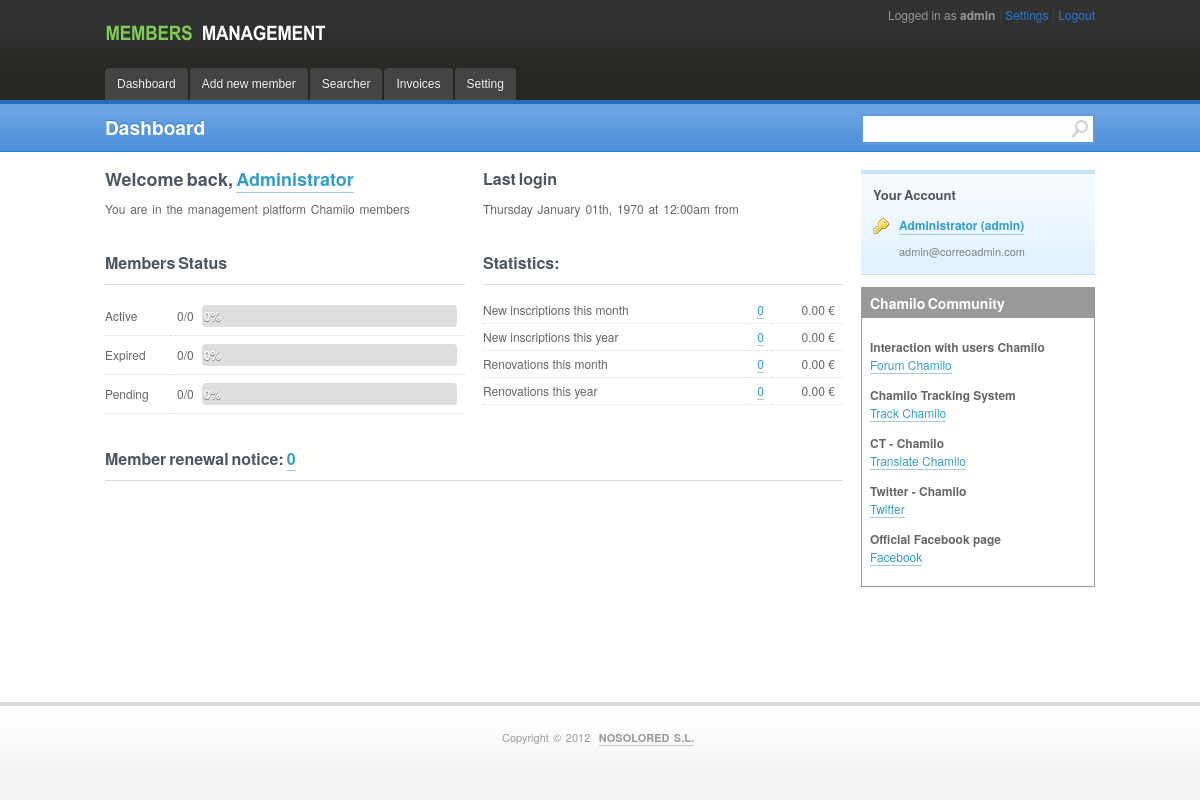
The page / (signed in) on the database its author committed.
### tables this page shows
CREATE TABLE IF NOT EXISTS `status` (
  `cod` int(11) NOT NULL AUTO_INCREMENT,
  `status` varchar(100) NOT NULL,
  PRIMARY KEY (`cod`)
);

CREATE TABLE IF NOT EXISTS `links` (
  `cod` int(11) NOT NULL AUTO_INCREMENT,
  `description` varchar(255) NOT NULL,
  `title` varchar(255) NOT NULL,
  `enlace` varchar(255) NOT NULL,
  PRIMARY KEY (`cod`)
);

### menu/right-menu.php (the view, shortened to what this page needs)
<aside class="column width2">
    <div id="rightmenu">
    <header>
    <h3>Your Account</h3>
    </header>
    <dl class="first">
    <dt>
    <img width="16" height="16" src="img/key.png" alt="">
    </dt>
    <dd>
    <a href="profile.php"><?php echo htmlspecialchars($_SESSION['name']); ?> (<?php echo htmlspecialchars($_SESSION['usuario']); ?>)</a>
    </dd>
    <dd class="last"><?php echo htmlspecialchars($_SESSION['email']); ?></dd>
    </dl>
    </div>
    <div class="content-box">
    <header style="cursor: s-resize;">
    <h3>Chamilo Community</h3>
    </header>
    <section>
    <?php
	$link = conectar();
	$sql = "SELECT * FROM links";
    $result_link = $link->query($sql);
	while($aux_link = $result_link->fetch_assoc()){
		echo '<dl>';
		echo '<dt>'.$aux_link['title'].'</dt>';
		echo '<dd>';
		$enlace = (strpos($aux_link['enlace'],'http') === false)?('http://'.$aux_link['enlace']):($aux_link['enlace']);
		echo '<a href="'.$enlace.'">'.$aux_link['description'].'</a>';
		echo '</dd>';
	}
	?>
    </dl>
    </section>
    </div>
</aside>

### index.php (shortened to what this page needs)
<!DOCTYPE html>
<html lang="en">
<head>
<link type="text/css" href="css/style4.css" rel="stylesheet">
<link rel="stylesheet" type="text/css" href="css/custom.css" media="screen">
</head>
<body>
<header id="top">
<div class="wrapper">
<div id="title">
<img alt="Members Management" src="img/logo.png">
</div>
<div id="topnav">
Logged in as
<b><?php echo htmlspecialchars($_SESSION['usuario']); ?></b>
<span>|</span>
<a href="setting.php">Settings</a>
<span>|</span>
<a href="logout.php">Logout</a>
<br>
</div>
<?php include_once 'menu/top-menu.php'; ?>
</div>
</header>
<div id="pagetitle">
<div class="wrapper">
<h1>Dashboard</h1>
<form method="get" action="">
<input id="q" class="" type="text" name="q">
</form>
</div>
</div>
<div id="page">
<div class="wrapper">
<section class="column width6 first">
<div class="colgroup leading">
<div class="column width3 first">
<h3>
Welcome back,
<a href="profile.php"><?php echo htmlspecialchars($_SESSION['name']); ?></a>
</h3>
<p>You are in the management platform Chamilo members</p>
</div>
<div class="column width3">
<h4>Last login</h4>
<p>
<?php echo date("l F d\\t\h, Y \\a\\t h:ia",$_SESSION['last_login']).' from '. $_SESSION['last_ip']; ?>
</p>
</div>
</div>
<div class="colgroup leading">
<div class="column width3 first">
<h4>Members Status</h4>
<hr>
<table class="no-style full">
<tbody>
<?php
$link = conectar();
$result_num = $link->query("SELECT count('cod') AS num FROM members");
$tmp = $result_num->fetch_assoc();
$num_members = $tmp['num'];
$estilo = array("progress-green","progress-blue","progress-red");
$sql = "SELECT * FROM status";
$result = $link->query($sql);
$i = 0;
while ($tmp_status = $result->fetch_assoc()){
	$result_num = $link->query("SELECT count('cod') AS num FROM members WHERE status='".$tmp_status['cod']."'");
	$tmp = $result_num->fetch_assoc();
	$num_status = $tmp['num'];
	echo '<tr>';
	echo '<td>'.$tmp_status['status'].'</td>';
	echo '<td class="ta-right">'. $num_status .'/'.$num_members.'</td>';
	echo '<td>';
	echo '<div id="progress1" class="progress full '.$estilo[($i%3)].'" value="'.$num_status.'">';
	if($num_members > 0 ){
		echo '<span style="width: '.round((($num_status/$num_members)*100)).'%; display: block;">';
		echo '<b style="display: inline;">'.round((($num_status/$num_members)*100)).'%</b>';
	}else{
		echo '<span style="width:0%; display: block;">';
		echo '<b style="display: inline;">0%</b>';
	}
	echo '</span>';
	echo '</div>';
	echo '</td>';
	echo '</tr>';
	$i++;
}
?>
</tbody>
</table>
</div>
<div class="column width3">
<h4>
Statistics:
</h4>
<hr>
<table class="no-style full">
<tbody>
<?php
$sql = "SELECT COUNT(*) AS cuenta, SUM(quota) AS suma FROM members WHERE date_arrival > '".date("Y-m")."-01'";
$result = $link->query($sql);
$aux = $result->fetch_assoc();
?>
<tr>
<td>New inscriptions this month</td>
<td class="ta-right">
<a href="#"><?php echo $aux['cuenta']; ?></a>
</td>
<td class="ta-right"><?php echo number_format($aux['suma'],2,'.',' '); ?> €</td>
</tr>
<?php
$sql = "SELECT COUNT(*) AS cuenta, SUM(quota) AS suma FROM members WHERE date_arrival > '".date("Y")."-01-01'";
$result = $link->query($sql);
$aux = $result->fetch_assoc();
?>
<tr>
<td>New inscriptions this year</td>
<td class="ta-right">
<a href="#"><?php echo $aux['cuenta']; ?></a>
</td>
<td class="ta-right"><?php echo number_format($aux['suma'],2,'.',' '); ?> €</td>
</tr>
<?php
$sql = "SELECT COUNT(*) AS cuenta, SUM(quota) AS suma FROM members WHERE mark_renewal > '".date("Y-m")."-01'";
$result = $link->query($sql);
$aux = $result->fetch_assoc();
?>
<tr>
<td>Renovations this month</td>
<td class="ta-right">
<a href="#"><?php echo $aux['cuenta']; ?></a>
</td>
<td class="ta-right"><?php echo number_format($aux['suma'],2,'.',' '); ?> €</td>
</tr>
<?php
$sql = "SELECT COUNT(*) AS cuenta, SUM(quota) AS suma FROM members WHERE mark_renewal > '".date("Y")."-01-01'";
$result = $link->query($sql);
$aux = $result->fetch_assoc();
?>
<tr>
<td>Renovations this year</td>
<td class="ta-right">
<a href="#"><?php echo $aux['cuenta']; ?></a>
</td>
<td class="ta-right"><?php echo number_format($aux['suma'],2,'.',' '); ?> €</td>
</tr>
</tbody>
</table>
</div>
</div>
<?php
$sql = "SELECT * FROM members WHERE email_renewal='1' ORDER BY renewal ASC;";
$result = $link->query($sql);
?>
<div class="colgroup leading">
<div class="width6">
<h4>
Member renewal notice:
<a href="#"><?php echo $result->num_rows; ?></a>
</h4>
<hr>
</div>
</div>
</section>
<?php include_once 'menu/right-menu.php'; ?>
</div>
</div>
<?php include_once 'menu/footer-menu.php'; ?>
</body>
</html>

### rows shown on the page
status: status "Active", num_status "0", num_members "0"
status: status "Expired", num_status "0", num_members "0"
status: status "Pending", num_status "0", num_members "0"
links: title "Interaction with users Chamilo", description "Forum Chamilo"
links: title "Chamilo Tracking System", description "Track Chamilo"
links: title "CT - Chamilo", description "Translate Chamilo"
links: title "Twitter - Chamilo", description "Twitter"
links: title "Official Facebook page", description "Facebook"

### other values the page prints
$_SESSION['usuario'] "admin"
$_SESSION['name'] "Administrator"
date("l F d\\t\h, Y \\a\\t h:ia",$_SESSION['last_login']) "Thursday January 01th, 1970 at 12:00am"
$aux['cuenta'] "0"
$aux['suma'] "0.00"
$result->num_rows "0"
$_SESSION['email'] "admin@correoadmin.com"
